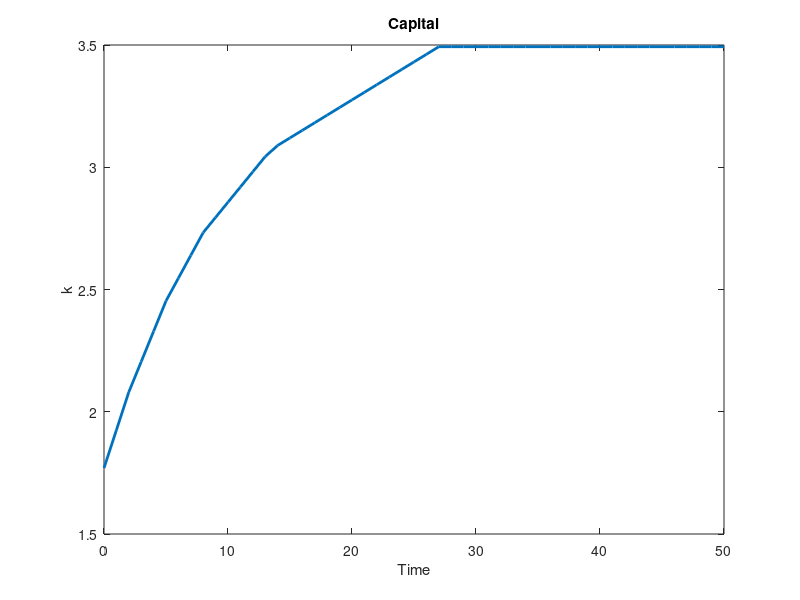

Write the MATLAB code that produced this figure.
%% Ramsey Model - Value Function Iteration
% Problem Set 3 solution

%% Parameters
beta = 0.96;    % Discount factor
sigma = 2;      % CRRA parameter
alpha = 0.33;   % Capital share
delta = 0.1;    % Depreciation rate

%% Utility and production functions
u = @(c) (c.^(1-sigma))/(1-sigma);  % CRRA utility
f = @(k) k.^alpha;                   %  production

%% Analytical steady state
rho = (1/beta) - 1;
k_ss_theory = (alpha / (rho + delta))^(1/(1-alpha));
c_ss_theory = k_ss_theory^alpha - delta*k_ss_theory;

%% Setup grid
N = 200;                    % Number of grid points
k_min = 0.25 * k_ss_theory;       % Minimum capital
k_max = 2.0 * k_ss_theory;        % Maximum capital
k_grid = linspace(k_min, k_max, N)';

%% Initialize value function
V_old = zeros(N, 1);
V_new = zeros(N, 1);

% TODO: Better initial guess?
V_old = (k_grid.^alpha).^(1-sigma)./((1-sigma).*(1-beta));
%% Value function iteration
tol = 1e-6;
max_iter = 1000;
iter = 0;
diff = inf;

% Storage for policy functions
g_c = zeros(N, 1);
g_k = zeros(N, 1);

while diff > tol && iter < max_iter
    iter = iter + 1;
    
    % Loop over each state
    for i = 1:N
        
        % TODO: Find optimal consumption/capital choice
        % - Calculate consumption at each point in the k grid
        c = max((1-delta)*k_grid(i) + f(k_grid(i)) - k_grid,0);
        % - Find maximum
        [V_new(i),max_idx] = max(u(c) + beta.*V_old);
        % - Store optimal policy functions
        g_k(i) = k_grid(max_idx);
        g_c(i) = c(max_idx);
        
    end
    
    % Check convergence
    diff = max(abs(V_new - V_old));
    V_old = V_new;
    
end

%% Plot results
% TODO: Create plots

% value function
plot(k_grid,V_new,'Linewidth',2)
xlabel('Captial (k)');
ylabel('Value Function');
title('Value Function');

% capital
plot(k_grid,g_k,k_grid,k_grid,'Linewidth',2)
xlabel('Captial (k)');
ylabel('g_k');
title('Capital');

% consumption
plot(k_grid,g_c,'Linewidth',2)
xlabel('Captial (k)');
ylabel('g_c');
title('Consumption');


%% Find numerical steady state
% TODO: Find where k' = k

ss_idx = find(abs(g_k - k_grid) ==0);
k_ss = mean(k_grid(ss_idx));
c_ss = mean(g_c(ss_idx));

%% Simulate consumption and capital 

T = 50;                    % Number of periods
k0 = 0.5 * k_ss;           % Initial capital (50% of steady state)

% Initialize paths
k_path = zeros(T+1, 1);
c_path = zeros(T, 1);
k_path(1) = k0;

% Simulate using policy functions
for t = 1:T
    % Current capital
    k_current = k_path(t);
    
    % Use policy functions (interpolate)
    c_path(t) =   interp1(k_grid,g_c,k_current);
    k_path(t+1) = interp1(k_grid,g_k,k_current);
    
end

% consumption path
plot(1:T,c_path,'Linewidth',2)
xlabel('Time');
ylabel('c');
title('Consumption');

% capital path
plot(0:T,k_path,'Linewidth',2)
xlabel('Time');
ylabel('k');
title('Capital');


